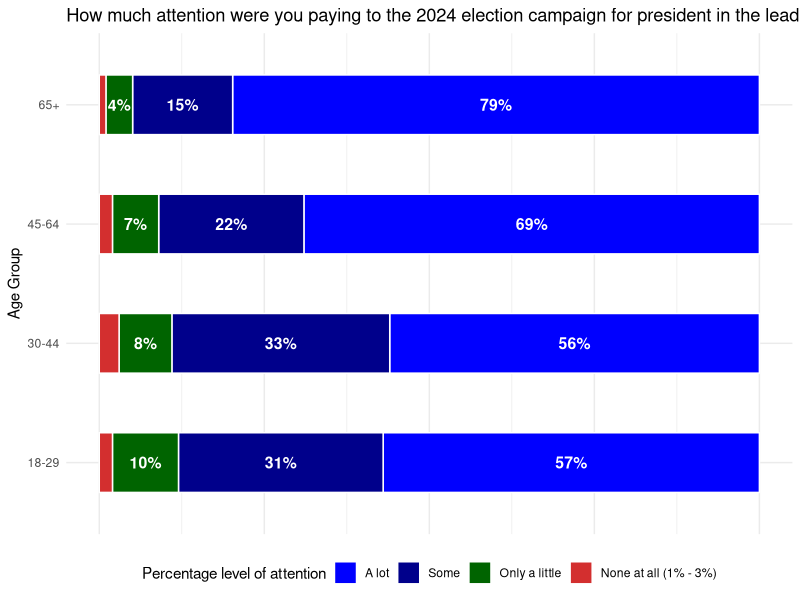

The R script that drew this image:
## ---- chunk 1
knitr::opts_chunk$set(echo = TRUE)
library(dplyr)
library(ggplot2)
## ---- chunk 2
data <- data.frame(
  AgeGroup = rep(c("18 to 29", "30 to 44", "45 to 64", "65 and older"), each = 4),
  AttentionLevel = factor(rep(c("A lot", "Some", "Only a little", "None at all"), times = 4), 
                          levels = c("A lot", "Some", "Only a little", "None at all")),
  Percentage = c(57, 31, 10, 2, 56, 33, 8, 3, 69, 22, 7, 2, 79, 15, 4, 1)
)

data <- data %>%
  mutate(AgeGroup = recode(AgeGroup,
                           "18 to 29" = "18-29",
                           "30 to 44" = "30-44",
                           "45 to 64" = "45-64",
                           "65 and older" = "65+")) %>% 
  mutate(AttentionLevel = recode(AttentionLevel,
                           "None at all" = "None at all (1% - 3%)"))
  

g <- ggplot(data, aes(y = AgeGroup, x = Percentage, fill = AttentionLevel)) +
  geom_bar(stat = "identity", position = "fill", width = 0.5, color = "white") + 
  geom_text(aes(label = ifelse(Percentage > 3, paste0(Percentage, "%"), "")),
            position = position_fill(vjust = 0.5), size = 4, color = "white", fontface = "bold") +
  labs(title = "How much attention were you paying to the 2024 election campaign for president in the lead up to the election?",
       y = "Age Group", x = NULL,
       fill = "Percentage level of attention") +
  scale_x_continuous(labels = NULL) + 
  scale_fill_manual(values = c("None at all (1% - 3%)" = "#D32F2F",
                               "Only a little" = "#006400",
                               "Some" = "#00008B",
                               "A lot" = "#0000FF")) +
  theme_minimal() +
  theme(legend.position = "bottom")
       
